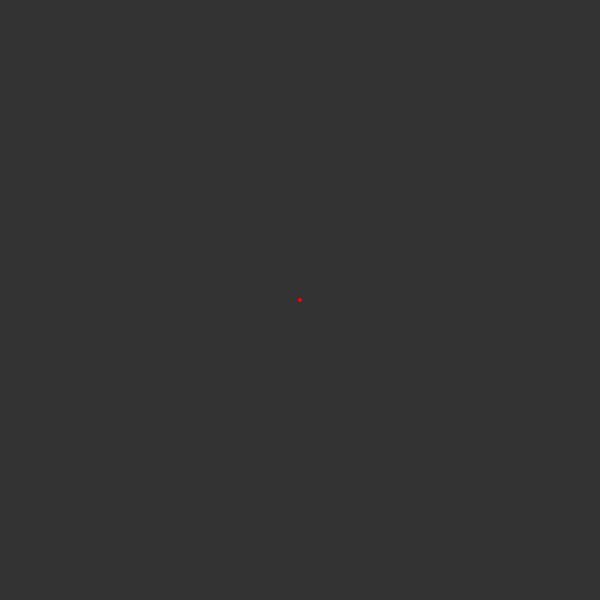
Frame 1 (no input)
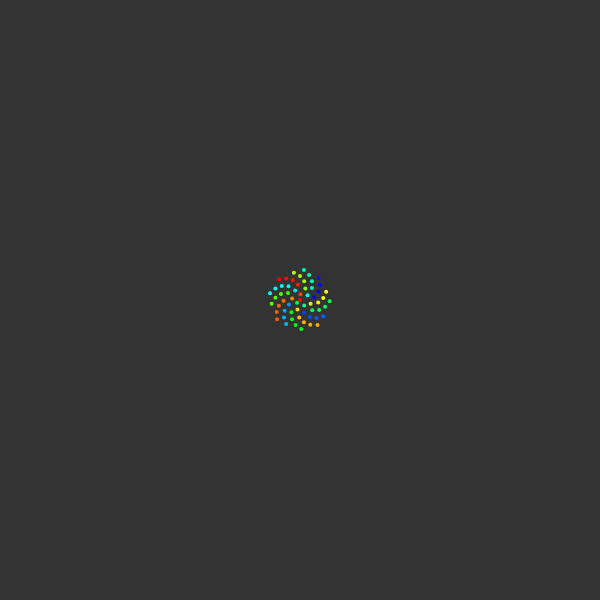
Frame 60 (no input)
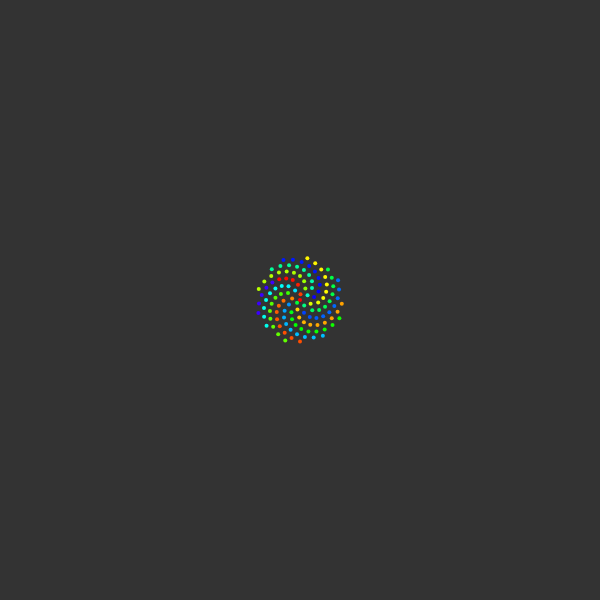
Frame 120 (the mouse pressed at the canvas centre since frame 60)

The p5.js sketch that drew these frames (run headless with seeded random() and noise() and a simulated clock; from frame 60 on, the mouse is pressed at the canvas centre):

// p5.js sketch
// ── sketch.js
let n = 0
let c = 4

function setup() {
    createCanvas(600, 600)
    angleMode(DEGREES)
    background(51)
    colorMode(HSB)
}

function draw() {
    let a = n * 137.5
    let r = c * sqrt(n)

    let x = r * cos(a) + width / 2
    let y = r * sin(a) + height / 2

    fill((a - r) % 255, 255, 255)
    noStroke()
    ellipse(x, y, 4, 4)

    n++
}
